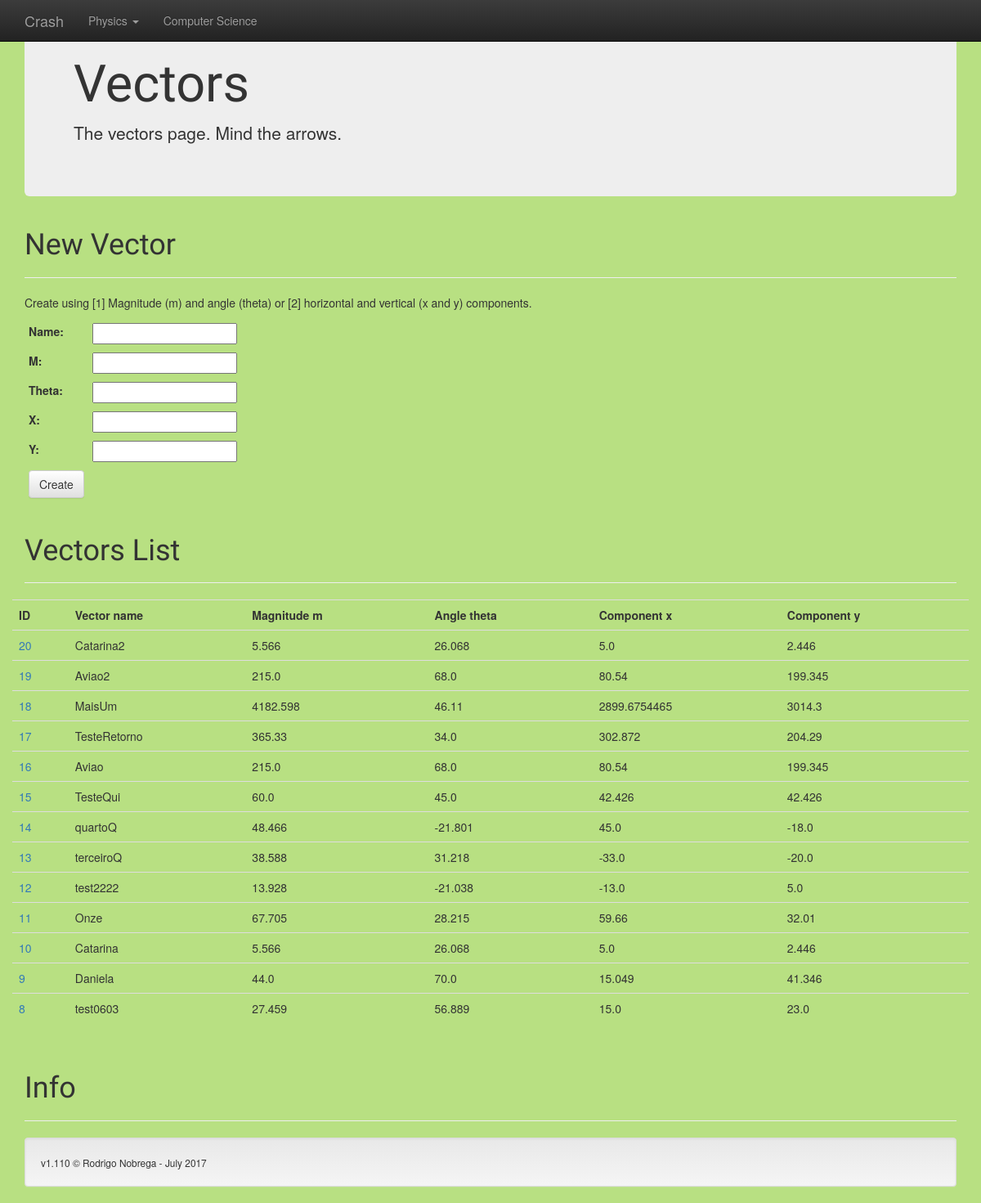
The page /Crash/vector on the database its author committed.
### Physics/models.py (models this page shows, shortened)
class HTVector(models.Model):
    name = models.CharField(max_length=30, null=True)
    m = models.FloatField(default=None, blank=True)
    theta = models.FloatField(default=None, blank=True)
    x = models.FloatField(default=None, blank=True)
    y = models.FloatField(default=None, blank=True)

### Physics/views.py (the view)
def vector_list(request):
    vlist = HTVector.objects.order_by('-id')
    if request.method == 'POST':
        vform = VectorForm(request.POST)
        if vform.is_valid():
            vform.save(commit=True)
            a = HTVector.objects.all()[len(HTVector.objects.all())-1]
            a.calculate()
            a.save()
            return render(request, 'Physics/vectors.html', {'vector_list': vlist, 'vector_form': VectorForm()})
    else:
        vform = VectorForm()
    context = {'vector_list': vlist, 'vector_form': vform}
    return render(request, 'Physics/vectors.html', context)

### Physics/forms.py
class VectorForm(forms.ModelForm):
    class Meta:
        model = HTVector
        fields = ('name', 'm', 'theta', 'x', 'y', )

### Physics/templates/Physics/vectors.html (shortened to what this page needs)
{% extends 'base.html' %}
      {% block body%}
      <div class="jumbotron">
        <h1>Vectors</h1>
        <p>The vectors page. Mind the arrows.</p>
      </div>
      <div class="page-header">
        <h1>New Vector</h1>
      </div>
      <div class="row">
      <div class="col-md-12">
      <p>Create using [1] Magnitude (m) and angle (theta) or [2] horizontal and vertical (x and y) components.</p>
      <form  method="POST" class="form-inline">
        <table class="table-condensed">
          {{ vector_form }}
          <tr>
            <td><button type="submit" class="btn btn-default">Create</button></td>
          </tr>
        </table>
      </form>
      </div>
      </div>
      <div class="page-header">
        <h1>Vectors List</h1>
      </div>
      <div class="row">
        <table class="table table-hover">
        <tr>
          <td><strong>ID</strong></td>
          <td><strong>Vector name</strong></td>
          <td><strong>Magnitude m</strong></td>
          <td><strong>Angle theta</strong></td>
          <td><strong>Component x</strong></td>
          <td><strong>Component y</strong></td>
        </tr>
        {% for vector in vector_list %}
        <tr>
          <td><a href="{% url 'vector_num' vector.id %}">{{ vector.id }}</a></td>
          <td>{{ vector.name }}</td>
          <td>{{ vector.m }}</td>
          <td>{{ vector.theta }}</td>
          <td>{{ vector.x }}</td>
          <td>{{ vector.y }}</td>
        </tr>
        {% endfor %}
        </table>
      </div>
      {% endblock%}

### Physics/static/Physics/style.css (style rules this page uses)
body { background-color: #B8E082; }
h1 { font-family: 'Acme', sans-serif; }

### rows shown on the page
HTVector: id "20", name "Catarina2", m "5.566", theta "26.068", x "5.0", y "2.446"
HTVector: id "19", name "Aviao2", m "215.0", theta "68.0", x "80.54", y "199.345"
HTVector: id "18", name "MaisUm", m "4182.598", theta "46.11", x "2899.6754465", y "3014.3"
HTVector: id "17", name "TesteRetorno", m "365.33", theta "34.0", x "302.872", y "204.29"
HTVector: id "16", name "Aviao", m "215.0", theta "68.0", x "80.54", y "199.345"
HTVector: id "15", name "TesteQui", m "60.0", theta "45.0", x "42.426", y "42.426"
HTVector: id "14", name "quartoQ", m "48.466", theta "-21.801", x "45.0", y "-18.0"
HTVector: id "13", name "terceiroQ", m "38.588", theta "31.218", x "-33.0", y "-20.0"
HTVector: id "12", name "test2222", m "13.928", theta "-21.038", x "-13.0", y "5.0"
HTVector: id "11", name "Onze", m "67.705", theta "28.215", x "59.66", y "32.01"
HTVector: id "10", name "Catarina", m "5.566", theta "26.068", x "5.0", y "2.446"
HTVector: id "9", name "Daniela", m "44.0", theta "70.0", x "15.049", y "41.346"
HTVector: id "8", name "test0603", m "27.459", theta "56.889", x "15.0", y "23.0"
